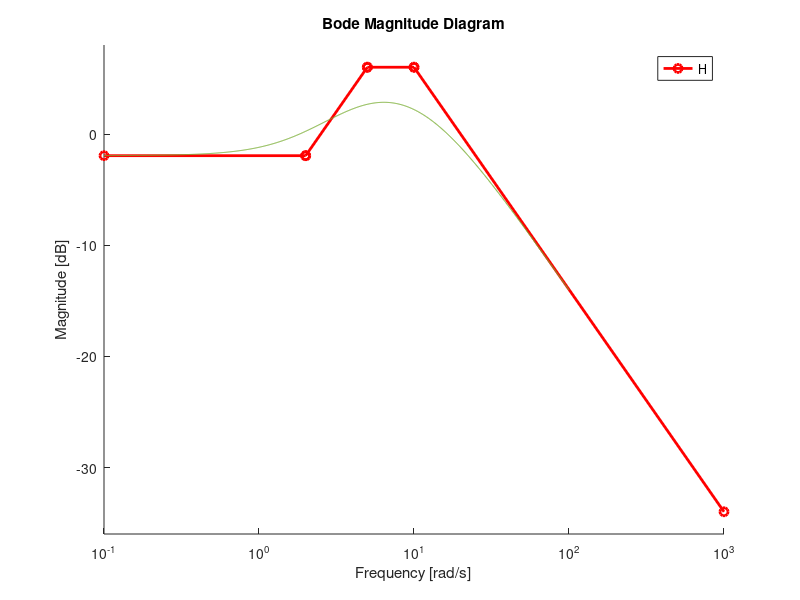

Reproduce this figure in MATLAB.
H = tf(20*[1 2], conv([1 10],[1 5]));
zpk(H)
w = [1e-1, 2, 5, 10, 1e3]; % vector that contains the frequencies in the ascending order + range margins
k = 4/5; kdB = 20*log10(k);
hold
semilogx([w(1), w(2)], [kdB, kdB], '-o', 'LineWidth', 2, 'Color', 'r');
semilogx([w(2), w(3)], [kdB, kdB+20*log10(w(3)/w(2))], '-o', 'LineWidth', 2, 'Color', 'r');
semilogx([w(3), w(4)], [kdB+20*log10(w(3)/w(2)), kdB+20*log10(w(3)/w(2))], '-o', 'LineWidth', 2, 'Color', 'r');
semilogx([w(4), w(5)], [kdB+20*log10(w(3)/w(2)), kdB+20*log10(w(3)/w(2))-20*log10(w(5)/w(4))], '-o', 'LineWidth', 2, 'Color', 'r');
bodemag(H); grid; shg; hold;
